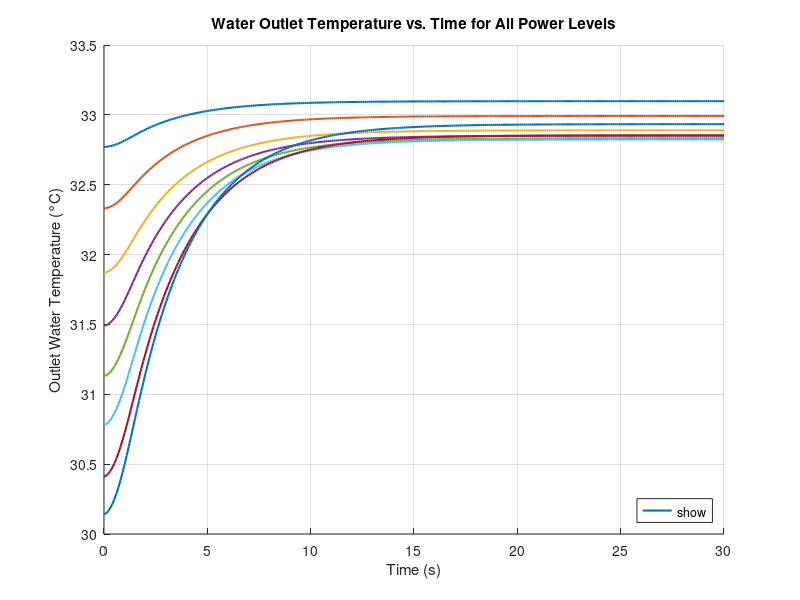
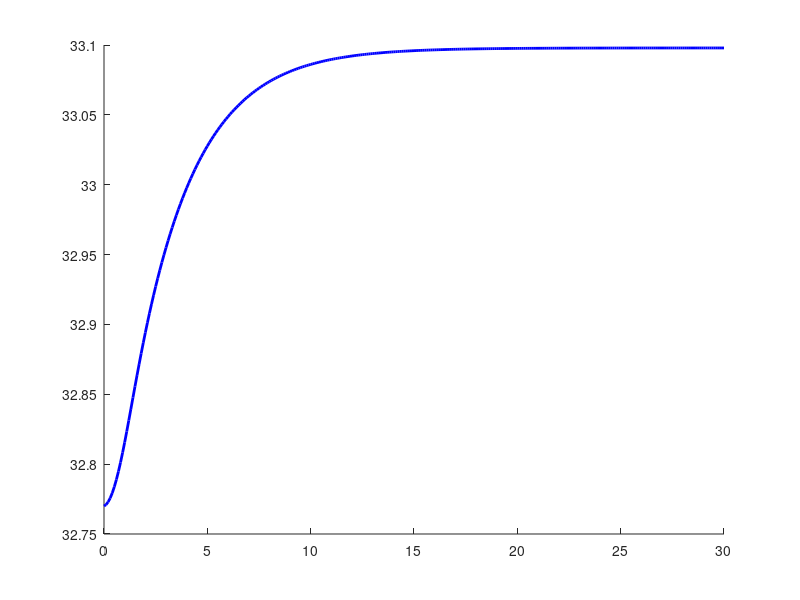

Write the MATLAB code that produced these figures, in order. (Note: this script raises an error after producing the figures.)
clear; clc; close all;
% -----------------------------------------------
% I. Define Parameters
% -----------------------------------------------
% A. Geometric Parameters 
L = 0.450;       % m, Pipe length
D_in = 0.016;    % m, Pipe inner diameter
D_out = 0.019;   % m, Pipe outer diameter

% B. Material Properties 
% SS316
rho_s = 8000;   % kg/m^3, Density of solid
cs = 500;       % J/(kg K), Specific heat of solid
ks = 16.3;      % W/(m K), Thermal conductivity of solid
% Water
rho_f = 997;    % kg/m^3, Density of fluid
cf = 4180;      % J/(kg K), Specific heat of fluid
mu = 0.7972*10^-3; % Pa.s, Viscosity of water
k = 0.6;        % W/(m K), Thermal conductivity of water

% C. Simulation Parameters
Nx = 50;
dx = L / (Nx - 1);
t_final = 30;
dt = 0.1;
Nt = ceil(t_final / dt);
tolerance = 1e-6;
max_iter = 100;

% D. Power Levels, Inlet Temps, and Flow Rates
power_levels = 100:100:800;
num_cases = length(power_levels);

% LPM  corresponding to power levels ---
lpm_values = [4.3, 4.3, 4.2, 4.2, 4.2, 4.2, 4.1, 4.1]; % L.P.M, Flow rate

% Inlet temperatures in Celsius for each power level
inlet_temps_C = [32.77, 32.33, 31.87, 31.49, 31.13, 30.78, 30.41, 30.14];

% Experimental outlet temperatures
Outlet_experimental = [33.02, 32.85, 32.66, 32.54, 32.39, 32.34, 32.22, 32.23];

% E. Derived Parameters (Constant ones)
P_in = pi * D_in;                               % m, Inner perimeter
P_out = pi * D_out;                             % m, Outer perimeter
As = pi/4 * (D_out^2 - D_in^2);                 % m^2, Solid cross-sectional area
Af = pi/4 * D_in^2;                             % m^2, Fluid cross-sectional area

% Insulating material and ambient condition
k_insul = 0.22;         % W/(m K), Insulation thermal conductivity
R2 = D_out / 2;         % m, Insulation inner radius = pipe outer radius
R3 = 116 / 1000;        % m, Insulation outer radius
ha = 5;                 % W/(m^2 K), Assumed ambient convection coeff (natural air)
Ta = 25 + 273.15;       % K, Assumed ambient temperature (25 C)
R_loss = log(R3 / R2) / (2 * pi * k_insul) + 1 / (ha * 2 * pi * R3); % Thermal resistance of insulation + ambient

% F. FDM Coefficients (Constant ones)
Cs1 = rho_s * cs / dt;
Cs2 = ks / dx^2;
Cs4 = 1 / (R_loss * As);


% Initialize storage arrays
x_nodes = linspace(0, L, Nx);                 % Spatial grid nodes
time_vec = linspace(0, t_final, Nt + 1);      % Time vector for plotting
Ts_all = zeros(Nx, Nt + 1, num_cases);
Tf_all = zeros(Nx, Nt + 1, num_cases);
Tf_out_all = zeros(Nt + 1, num_cases);
error_results = zeros(num_cases, 4);

% -----------------------------------------------
% II. Simulation Loop
% -----------------------------------------------
% Loop over different power levels
for p = 1:num_cases
    power = power_levels(p);
    
    % --- Set inlet temperature and LPM for the current power level ---
    T_f_inlet_C = inlet_temps_C(p);
    T_f_inlet = T_f_inlet_C + 273.15;
    T_initial = T_f_inlet; % Assume initial pipe/fluid temp matches the new inlet
    LPM = lpm_values(p); % Get the LPM for the current case
    
    fprintf('Running simulation for Power = %d W, Inlet Temp = %.2f C, Flow Rate = %.1f LPM\n', power, T_f_inlet_C, LPM);
    
    % ---  All flow-dependent parameters are now calculated inside the loop ---
    mass_flow_rate = (LPM / 60000) * rho_f;        % Convert LPM to kg/s
    u = mass_flow_rate / (rho_f * Af);            % Velocity of fluid
    Re = (rho_f * u * D_in) / mu;                 % Reynolds number
    Pr = (mu * cf) / k;                           % Prandtl number of fluid
    f = (0.790 * log(Re) - 1.64)^(-2);             % Friction factor for smooth pipe
    L_td = 10 * D_in;                             % Thermal entrance length
    Nu_td = 0.036 * (Re^0.8) * (Pr^0.385) * (L / D_in)^(0.054); % Ghajar and Tam relation
    Nu_fd = ((f/8) * (Re - 1000) * Pr) / (1 + 12.7 * sqrt(f/8) * (Pr^(2/3) - 1)); % Gnielinski correlation
    Nu = (Nu_td * L_td + Nu_fd * (L - L_td)) / L; % Average Nusselt number
    hsf = (Nu * k) / D_in;                        % Convective heat transfer coefficient
    %disp(hsf)
    %disp(Nu)


    % FDM Coefficients that depend on flow
    Cf1 = rho_f * cf / dt;
    Cf2 = rho_f * cf * u / dx;
    Cf3 = hsf * P_in / Af;
    Cs3 = hsf * P_in / As;

    % Volumetric heat source based on input power
    q_prime_prime_in = power / (pi * D_out * L);
    Q_source_s_val = (q_prime_prime_in * P_out) / As;
    
    % Initialize temperature fields for this case at t=0;
    Ts = ones(Nx, 1) * T_initial;      % Pipe wall temperature array (K)
    Tf = ones(Nx, 1) * T_initial;      % Fluid temperature array (K)
    Tf(1) = T_f_inlet;                 % Set fluid inlet temperature (K)
    
    % Store initial conditions
    Ts_all(:, 1, p) = Ts;
    Tf_all(:, 1, p) = Tf;
    Tf_outlet_vs_time = zeros(Nt + 1, 1);
    Tf_outlet_vs_time(1) = Tf(end);
    
    % Time marching loop with Picard iteration
    for n = 1:Nt
        Ts_old = Ts_all(:, n, p);
        Tf_old = Tf_all(:, n, p);
        
        % Iterative solver for coupled equations at time t+dt
        Ts_iter = Ts_old;
        Tf_iter = Tf_old;
        
        for iter = 1:max_iter
            Ts_prev = Ts_iter;
            Tf_prev = Tf_iter;
            
            % --- Solve for Ts_iter ---
            diag_s = zeros(Nx, 1);
            sub_diag_s = zeros(Nx - 1, 1);
            sup_diag_s = zeros(Nx - 1, 1);
            Bs_rhs = zeros(Nx, 1);

            % Boundary node i=1 (x=0), insulated
            diag_s(1) = Cs1 + 2 * Cs2 + Cs3 + Cs4;
            sup_diag_s(1) = -2 * Cs2;
            Bs_rhs(1) = Cs1 * Ts_old(1) + Q_source_s_val + Cs3 * Tf_prev(1) + Ta * Cs4;
            
            % Internal nodes i=2 to Nx-1
            for i = 2:Nx-1
                diag_s(i) = Cs1 + 2 * Cs2 + Cs3 + Cs4;
                sub_diag_s(i-1) = -Cs2;
                sup_diag_s(i) = -Cs2;
                Bs_rhs(i) = Cs1 * Ts_old(i) + Q_source_s_val + Cs3 * Tf_prev(i) + Ta * Cs4;
            end
            
            % Boundary node i=Nx (x=L), insulated
            diag_s(Nx) = Cs1 + 2 * Cs2 + Cs3 + Cs4;
            sub_diag_s(Nx-1) = -2 * Cs2;
            Bs_rhs(Nx) = Cs1 * Ts_old(Nx) + Q_source_s_val + Cs3 * Tf_prev(Nx) + Ta * Cs4;            
            As_matrix = diag(diag_s) + diag(sub_diag_s, -1) + diag(sup_diag_s, 1);
            Ts_iter = As_matrix \ Bs_rhs;
            
            % --- Solve for Tf_iter ---
            Tf_iter(1) = T_f_inlet; % Dirichlet BC
            num_unknowns_f = Nx - 1;

            diag_f = zeros(num_unknowns_f, 1);
            sub_diag_f = zeros(num_unknowns_f - 1, 1);
            Bf_rhs = zeros(num_unknowns_f, 1);

            % Node i=2 (first unknown)
            diag_f(1) = Cf1 + Cf2 + Cf3;
            Bf_rhs(1) = Cf1 * Tf_old(2) + Cf3 * Ts_iter(2) + Cf2 * T_f_inlet;


            % Internal nodes i=3 to Nx
            for i = 2:num_unknowns_f
                diag_f(i) = Cf1 + Cf2 + Cf3;
                sub_diag_f(i-1) = -Cf2;
                Bf_rhs(i) = Cf1 * Tf_old(i+1) + Cf3 * Ts_iter(i+1);
            end
            Af_matrix_internal = diag(diag_f) + diag(sub_diag_f, -1);
            Tf_iter(2:Nx) = Af_matrix_internal \ Bf_rhs;
            
            % Convergence check
            if norm(Ts_iter - Ts_prev, inf) < tolerance && norm(Tf_iter - Tf_prev, inf) < tolerance
                break;
            end
        end
        
        % Store results for current time step
        Ts_all(:, n + 1, p) = Ts_iter;
        Tf_all(:, n + 1, p) = Tf_iter;
        Tf_outlet_vs_time(n + 1) = Tf_iter(end);
    end
    
    % Store outlet temperature vs. time for this power level (in Celsius)
    Tf_out_all(:, p) = Tf_outlet_vs_time - 273.15;
end

% -----------------------------------------------
% III. Plotting and Reporting Results
% -----------------------------------------------
% 1. Summary Plot: Water Outlet Temperature vs. Time for All Power Levels
figure;
hold on;
colors = lines(num_cases); % Generate distinct colors for plotting
for p = 1:num_cases
    plot(time_vec, Tf_out_all(:, p), 'LineWidth', 1.5, ...
        'Color', colors(p,:), ...
        'DisplayName', sprintf('%d W (Inlet %.2f C)', power_levels(p), inlet_temps_C(p)));
end
hold off;
xlabel('Time (s)');
ylabel('Outlet Water Temperature (°C)');
title('Water Outlet Temperature vs. Time for All Power Levels');
legend('show', 'Location', 'southeast');
grid on;

% 2. Compare Simulated vs. Experimental Outlet Temperature for each power level
for p = 1:num_cases
    power = power_levels(p);
    exp_temp = Outlet_experimental(p);
    sim_temp_final = Tf_out_all(end, p);
    percentage_error = abs((sim_temp_final - exp_temp) / exp_temp) * 100;
    error_results(p, :) = [power, exp_temp, sim_temp_final, percentage_error]; 

    figure;
    hold on;
    plot(time_vec, Tf_out_all(:, p), 'b-', 'LineWidth', 2, 'DisplayName', 'Simulated Outlet Temp');
    yline(exp_temp, 'r--', 'LineWidth', 2, 'DisplayName', sprintf('Experimental Steady State (%.2f °C)', exp_temp));
    hold off;
    xlabel('Time (s)');
    ylabel('Water  Temperature (°C)');
    title(sprintf('Water temp vs time at %d W | Error: %.2f%%', power, percentage_error));
    legend('show', 'Location', 'southeast');
    grid on;
end

% 3. Display Error Summary Table
fprintf('\n--- Comparison of Simulated vs. Experimental Outlet Temperatures ---\n');
fprintf('Power (W) | Exp. Temp (°C) | Sim. Temp (°C) | Error (%%)\n');
fprintf('------------------------------------------------------------------\n');
for i = 1:num_cases
    fprintf('%-9d | %-14.2f | %-14.2f | %.2f\n', ...
        error_results(i, 1), error_results(i, 2), error_results(i, 3), error_results(i, 4));
end
fprintf('------------------------------------------------------------------\n');
